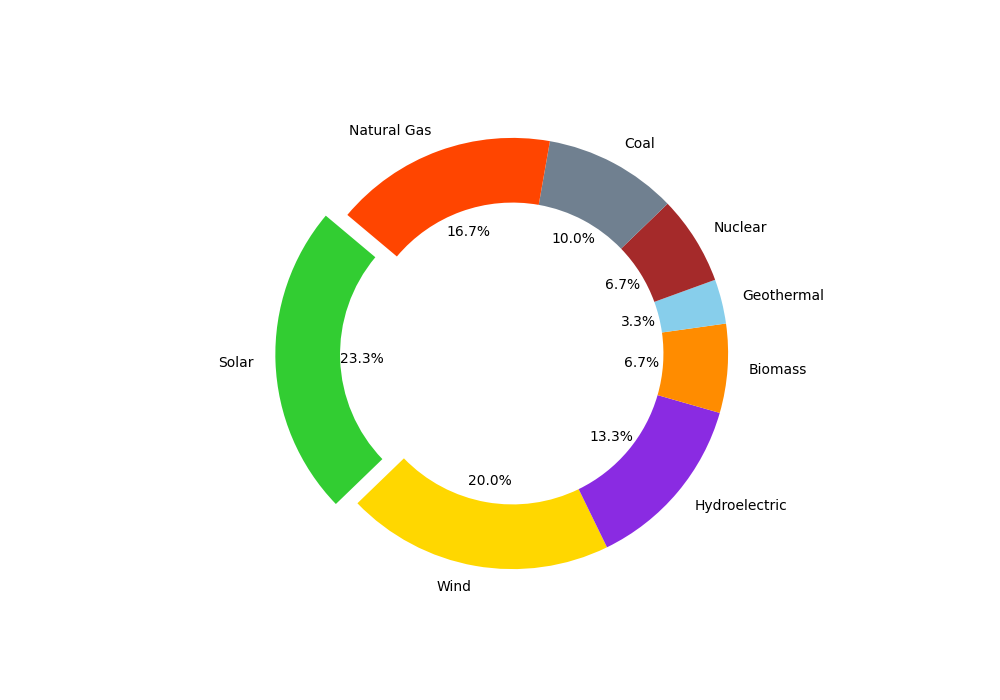

This chart was generated by the following Python code:
import matplotlib.pyplot as plt

# Existing energy sources and their proportions
energy_sources = ['Solar', 'Wind', 'Hydroelectric', 'Biomass', 'Geothermal']
energy_proportions = [35, 30, 20, 10, 5]

# Incorporate an additional data series: New Energy
additional_sources = ['Nuclear', 'Coal', 'Natural Gas']
additional_proportions = [10, 15, 25]

# Concatenate the original and additional data series
all_sources = energy_sources + additional_sources
all_proportions = energy_proportions + additional_proportions

# Combine shuffled colors for existing and new data series
shuffled_colors = ['#32CD32', '#FFD700', '#8A2BE2', '#FF8C00', '#87CEEB', '#A52A2A', '#708090', '#FF4500']
explode = (0.1, 0, 0, 0, 0, 0, 0, 0)

fig, ax = plt.subplots(figsize=(10, 7))
ax.pie(all_proportions, labels=all_sources, autopct='%1.1f%%', startangle=140, 
       colors=shuffled_colors, explode=explode[:len(all_sources)], wedgeprops={'width': 0.3})

plt.show()
